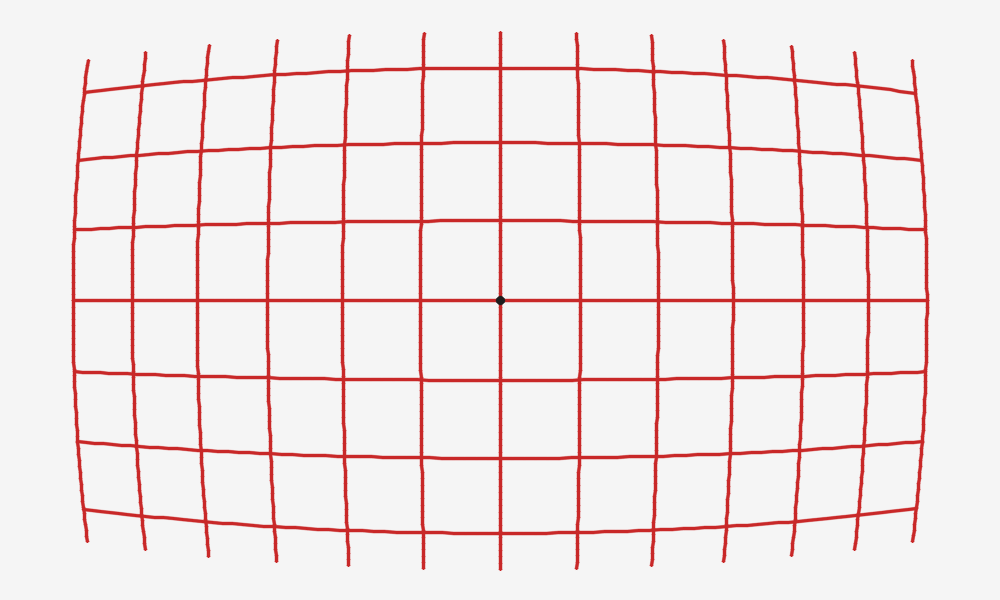
//> input picture lessons/opencv/素材/synth_distort.png, 1000 x 600 px
$ ./7.6-undistort   (built with g++ and OpenCV 4)
//> lines starting //> are read from the running program, lines starting //| are printed output that depends on the picture; after the words box and inside, x2 and y2 are one past the last pixel; in counts of white or black regions, pixels touching at a corner belong together
#include <iomanip>
#include <iostream>
#include <string>
#include <vector>

#include <opencv2/core.hpp>
#include <opencv2/imgproc.hpp>
#include <opencv2/imgcodecs.hpp>
#include <opencv2/calib3d.hpp>

namespace {

void label(cv::Mat& panel, const std::string& text) {
    cv::putText(panel, text, cv::Point(10, 26), cv::FONT_HERSHEY_SIMPLEX,
                0.65, cv::Scalar(255, 255, 255), 3, cv::LINE_AA);
    cv::putText(panel, text, cv::Point(10, 26), cv::FONT_HERSHEY_SIMPLEX,
                0.65, cv::Scalar(30, 30, 30), 1, cv::LINE_AA);
}

}  // namespace

int main() {
    const cv::Mat source = cv::imread("../素材/synth_distort.png");
//> source is the input picture: 600 rows x 1000 cols, CV_8UC3; mean B, G, R 230.4, 230.4, 241.8
    if (source.empty()) {
        std::cerr << "无法读取 synth_distort.png\n";
        return 1;
    }
    const cv::Size size = source.size();
//> size = Size(1000, 600)
    const cv::Mat K = (cv::Mat_<double>(3, 3) <<
        800.0, 0.0, 500.0,
        0.0, 800.0, 300.0,
        0.0, 0.0, 1.0);
    const cv::Mat D = (cv::Mat_<double>(1, 5) <<
        -0.35, 0.12, 0.001, -0.0005, 0.0);

    cv::Rect roi0;
    cv::Rect roi1;
    const cv::Mat new_k0 = cv::getOptimalNewCameraMatrix(
        K, D, size, 0.0, size, &roi0);
//> roi0 = Rect(0, 0, 999, 599)
    const cv::Mat new_k1 = cv::getOptimalNewCameraMatrix(
        K, D, size, 1.0, size, &roi1);
//> roi1 = Rect(33, 52, 932, 498)
    cv::Mat undistorted0;
    cv::Mat undistorted1;
    cv::undistort(source, undistorted0, K, D, new_k0);
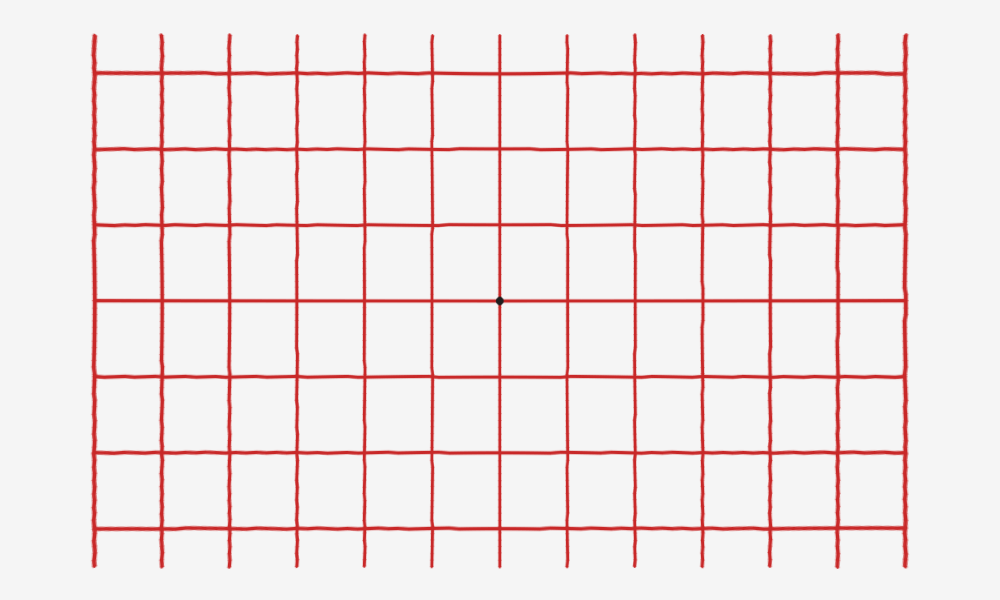
//> undistorted0: 600 rows x 1000 cols, CV_8UC3; mean B, G, R 230.2, 230.2, 241.8
    cv::undistort(source, undistorted1, K, D, new_k1);
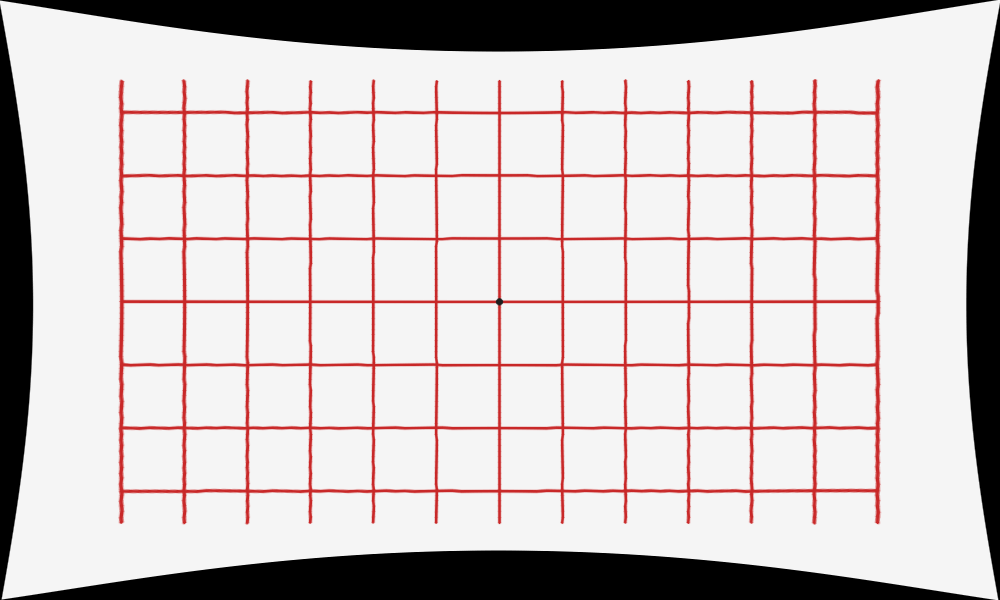
//> undistorted1: 600 rows x 1000 cols, CV_8UC3; mean B, G, R 196.5, 196.5, 205.4

    cv::Mat map1;
    cv::Mat map2;
    cv::initUndistortRectifyMap(K, D, cv::Mat(), new_k0, size,
                                CV_16SC2, map1, map2);
    cv::Mat remapped;
    cv::remap(source, remapped, map1, map2, cv::INTER_LINEAR);
    const double remap_diff = cv::norm(undistorted0, remapped,
                                       cv::NORM_INF);
//> remap_diff = 0

    cv::Mat canvas(300, 1500, CV_8UC3, cv::Scalar(255, 255, 255));
    cv::Mat panels[3];
    for (int i = 0; i < 3; ++i) {
        panels[i] = canvas(cv::Rect(i * 500, 0, 500, 300));
    }
    cv::resize(source, panels[0], panels[0].size());
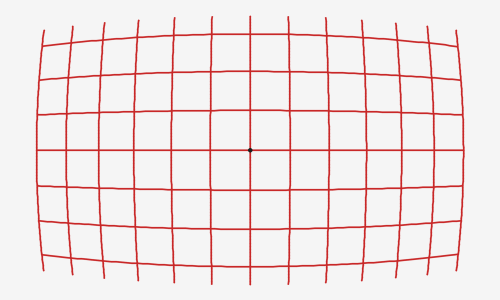
//> panels[0]: 300 rows x 500 cols, CV_8UC3; mean B, G, R 230.4, 230.4, 241.8
//> panels[1]: 300 rows x 500 cols, CV_8UC3; every value is 255
    cv::resize(undistorted0, panels[1], panels[1].size());
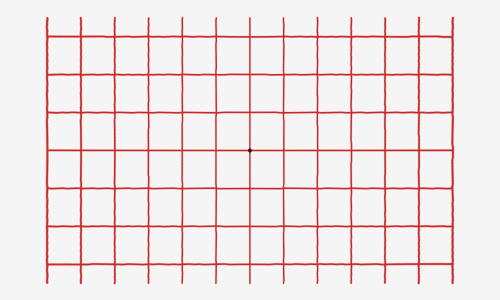
//> panels[1]: 300 rows x 500 cols, CV_8UC3; mean B, G, R 230.3, 230.3, 241.8
    cv::resize(undistorted1, panels[2], panels[2].size());
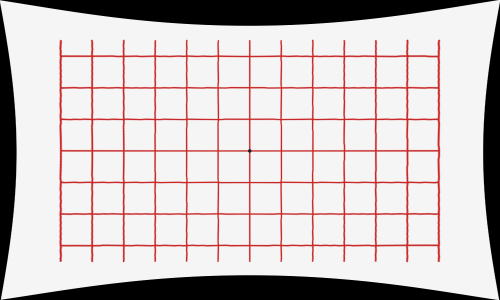
//> panels[2]: 300 rows x 500 cols, CV_8UC3; mean B, G, R 196.5, 196.5, 205.4
    label(panels[0], "distorted");
//> in label, `cv::putText(panel, text, cv::Point(10, 26), cv::FONT_HERSHEY_SIMPLEX, ..`: panel: 300 rows x 500 cols, CV_8UC3; 0.88% of pixels changed, all inside (x1, y1, x2, y2) = (9, 10, 100, 30)
    label(panels[1], "alpha=0");
//> in label (call 2), `cv::putText(panel, text, cv::Point(10, 26), cv::FONT_HERSHEY_SIMPLEX, ..`: panel: 300 rows x 500 cols, CV_8UC3; 0.8% of pixels changed, all inside (x1, y1, x2, y2) = (9, 10, 96, 33)
    label(panels[2], "alpha=1");
//> call 3 of label, with text = "alpha=1"
//> in label (call 3), `cv::putText(panel, text, cv::Point(10, 26), cv::FONT_HERSHEY_SIMPLEX, ..`: panel: 300 rows x 500 cols, CV_8UC3; 0.73% of pixels changed, all inside (x1, y1, x2, y2) = (9, 10, 93, 33)
//> in label (call 3), `cv::putText(panel, text, cv::Point(10, 26), cv::FONT_HERSHEY_SIMPLEX, ..`:
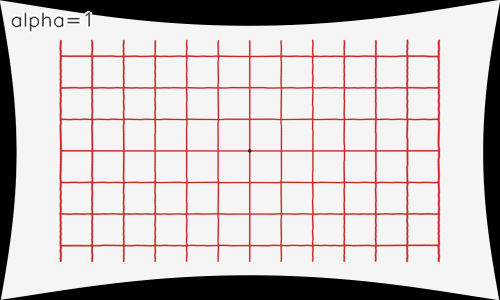
//> panel: 300 rows x 500 cols, CV_8UC3; mean B, G, R 196.2, 196.2, 205.2
    const bool saved = cv::imwrite("../素材/out_undistort.png", canvas);
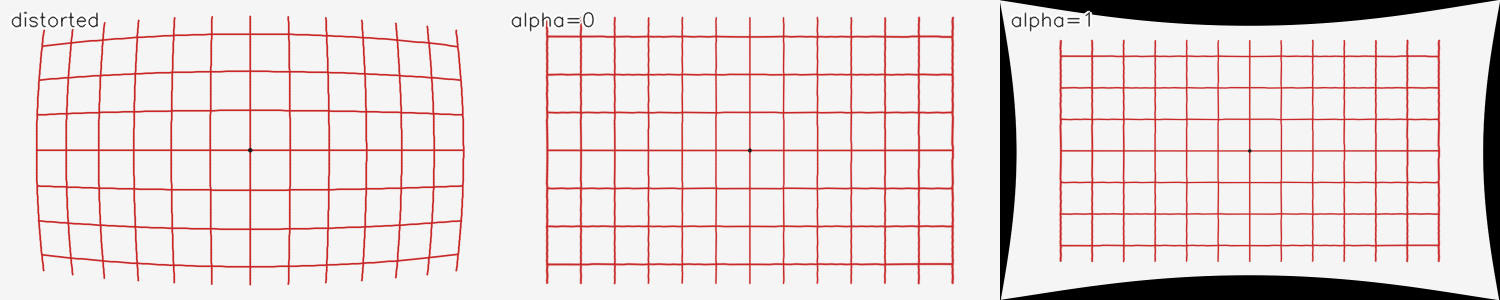
//> saved as out_undistort.png: 300 rows x 1500 cols, CV_8UC3; mean B, G, R 218.7, 218.7, 229.4

    std::vector<cv::Point2f> before = {cv::Point2f(200.0f, 150.0f)};
    std::vector<cv::Point2f> after;
    cv::undistortPoints(before, after, K, D, cv::noArray(), new_k0);
//> after = 1 Point (x, y): [228.1, 148.1]

    std::cout << std::fixed << std::setprecision(3);
    std::cout << "image = " << size.width << "x" << size.height << '\n';
//| image = 1000x600
    std::cout << "K_new alpha=0 =\n" << new_k0 << '\n';
//| K_new alpha=0 =
//| [675.8178767313838, 0, 499.2898893872309;
//|  0, 758.6911114859562, 300.4740356240969;
//|  0, 0, 1]
    std::cout << "roi alpha=0 = (" << roi0.x << ", " << roi0.y << ", "
              << roi0.width << ", " << roi0.height << ")\n";
//| roi alpha=0 = (0, 0, 999, 599)
    std::cout << "K_new alpha=1 =\n" << new_k1 << '\n';
//| K_new alpha=1 =
//| [630.2580320402757, 0, 498.9944323680482;
//|  0, 630.7916441833072, 301.3382969685703;
//|  0, 0, 1]
    std::cout << "roi alpha=1 = (" << roi1.x << ", " << roi1.y << ", "
              << roi1.width << ", " << roi1.height << ")\n";
//| roi alpha=1 = (33, 52, 932, 498)
    std::cout << "map1 = " << map1.cols << "x" << map1.rows
              << " type=" << map1.type() << " channels="
              << map1.channels() << '\n';
//| map1 = 1000x600 type=11 channels=2
    std::cout << std::setprecision(6);
    std::cout << "undistort vs remap max diff = " << remap_diff << '\n';
//| undistort vs remap max diff = 0.000000
    std::cout << std::setprecision(3);
    std::cout << "point (200, 150) -> (" << after[0].x << ", "
              << after[0].y << ")\n";
//| point (200, 150) -> (228.139, 148.069)
    std::cout << "saved out_undistort.png 1500x300: "
              << (saved ? "yes" : "no") << '\n';
    return 0;
}

$ run again, with lessons/opencv/素材/opencv-modules.png copied over lessons/opencv/素材/synth_distort.png
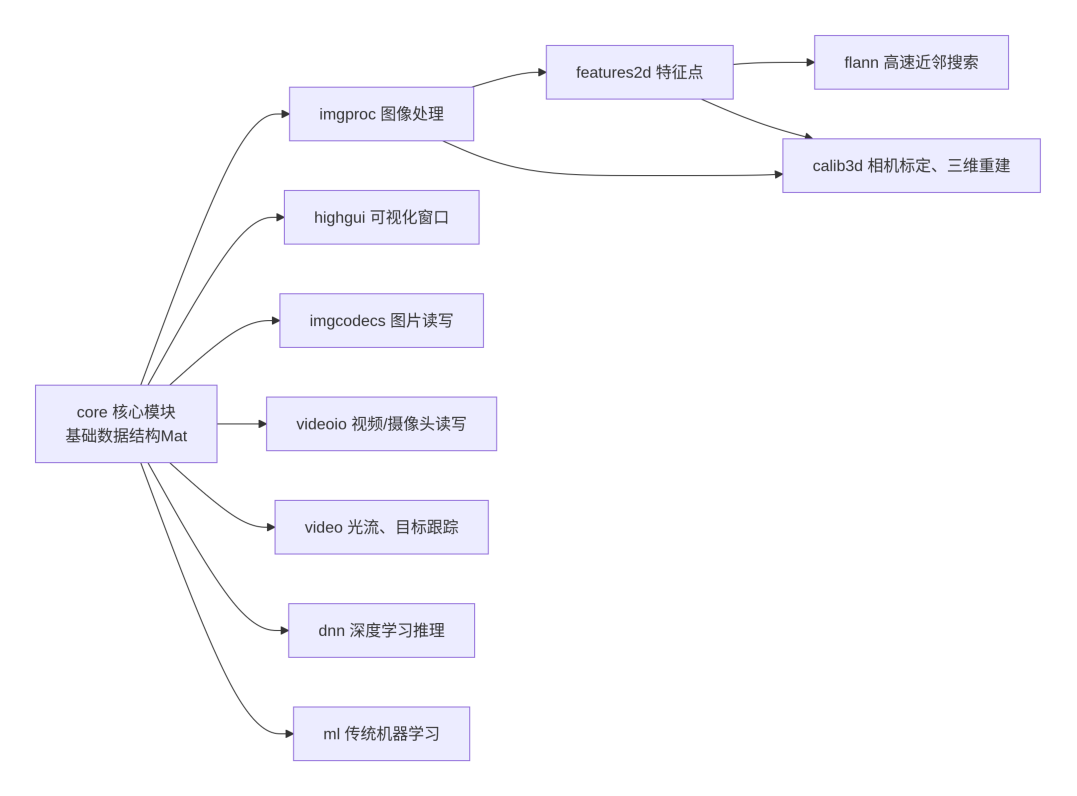
//> input picture lessons/opencv/素材/opencv-modules.png, 3229 x 2388 px (shown at 1/3 size)
//> source is the input picture: 2388 rows x 3229 cols, CV_8UC3; mean B, G, R 252.6, 249.4, 249.6
//> undistorted0: 2388 rows x 3229 cols, CV_8UC3; every value is 255
//> remap_diff = 0
//> in label (call 3), `cv::putText(panel, text, cv::Point(10, 26), cv::FONT_HERSHEY_SIMPLEX, ..`:
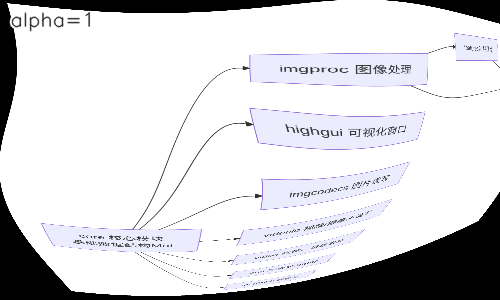
//> panel: 300 rows x 500 cols, CV_8UC3; mean B, G, R 215.9, 212.5, 212.8
//> `const bool saved = cv::imwrite("../素材/out_undistort.png", canvas);`:
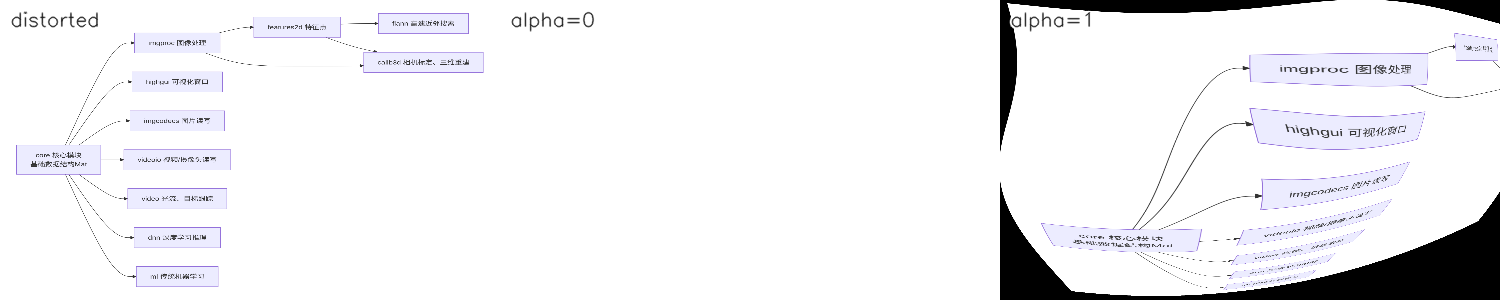
//> saved as out_undistort.png: 300 rows x 1500 cols, CV_8UC3; mean B, G, R 240.9, 238.6, 238.8
//| image = 3229x2388
//| K_new alpha=0 =
//| [15866.49160802698, 0, 1726.619150526824;
//|  0, 24295.54706395966, 645.5424318731593;
//|  0, 0, 1]
//| roi alpha=0 = (0, 0, 3228, 2387)
//| K_new alpha=1 =
//| [1210.424971558231, 0, 1006.517776148133;
//|  0, 969.983142510122, 488.5460897054512;
//|  0, 0, 1]
//| roi alpha=1 = (875, 463, 246, 95)
//| map1 = 3229x2388 type=11 channels=2
//| undistort vs remap max diff = 0.000000
//| point (200, 150) -> (-4639.323, -4234.921)
